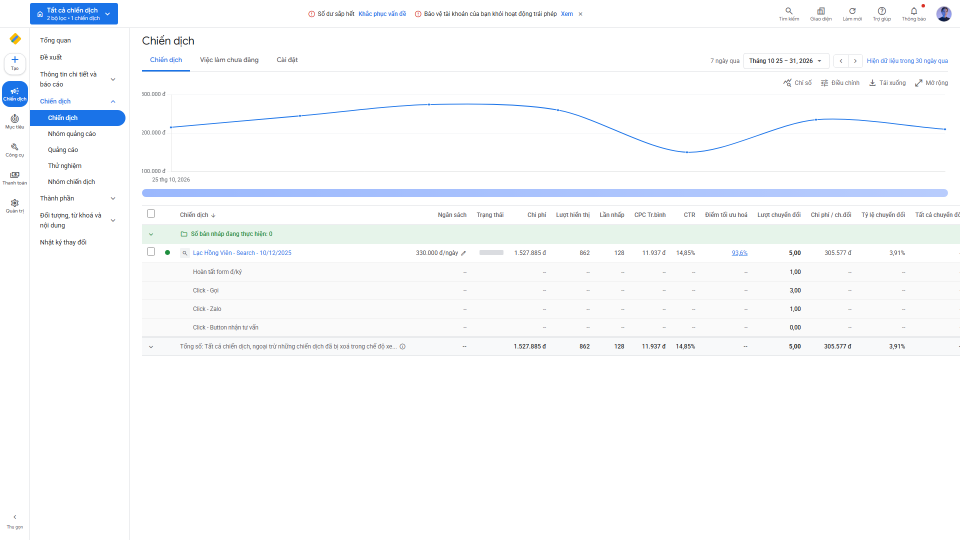
#> input picture _Luu_Tru_Ky_Thuat/02_Screenshots_Debug_Va_Khao_Sat/clone_screenshot.png, 1920 x 1080 px, found by its file name (shown at 1/2 size)
$ python compare_side_by_side.py
#> lines starting #> are read from the running program, lines starting #| are printed output that depends on the picture
from PIL import Image

im_clone = Image.open(r"_Luu_Tru_Ky_Thuat\02_Screenshots_Debug_Va_Khao_Sat\clone_screenshot.png")
#> im_clone is the input picture: PIL image 1920x1080 RGB; mean R, G, B 248.4, 250, 251.6
im_target = Image.open(r"C:\Users\ADMIN\.gemini\antigravity\brain\38c1b87a-0391-4409-94c9-3e9563c23cb2\.user_uploaded\media_1793516369190_2addd489.png")
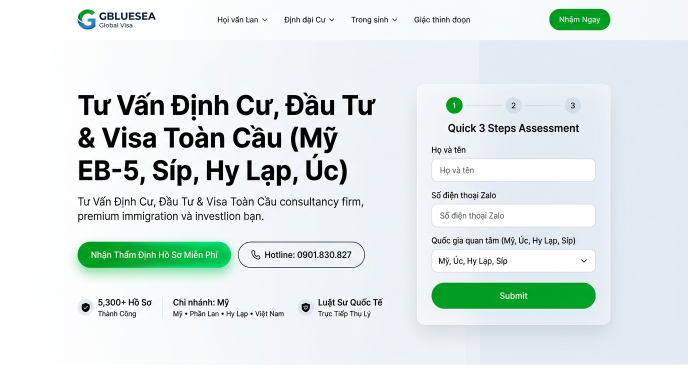
#> input picture Bang_Chung_Hinh_Anh/phuong_an_mau_desktop_hero.jpg, 1376 x 768 px, given in place of media_1793516369190_2addd489.png, which was not available (shown at 1/2 size)
#> im_target is the input picture: PIL image 1376x768 RGB; mean R, G, B 223.1, 232.4, 231.5

# Resize target to width 1920 keeping aspect ratio
w_target, h_target = im_target.size
#> w_target = 1376; h_target = 768
scale = 1920 / w_target
#> scale = 1.4
h_scaled = int(h_target * scale)
#> h_scaled = 1071
im_target_scaled = im_target.resize((1920, h_scaled), Image.Resampling.LANCZOS)
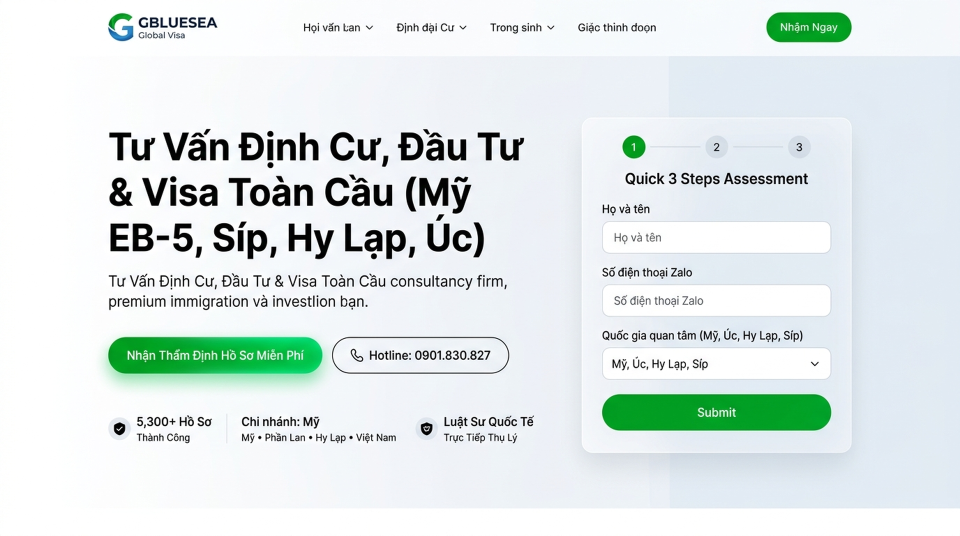
#> im_target_scaled: PIL image 1920x1071 RGB (shown at 1/2 size); mean R, G, B 223.1, 232.4, 231.5

# Create side-by-side comparison image
canvas = Image.new("RGB", (1920, h_scaled + 1080), (255, 255, 255))
#> canvas: PIL image 1920x2151 RGB; every value is 255
canvas.paste(im_target_scaled, (0, 0))
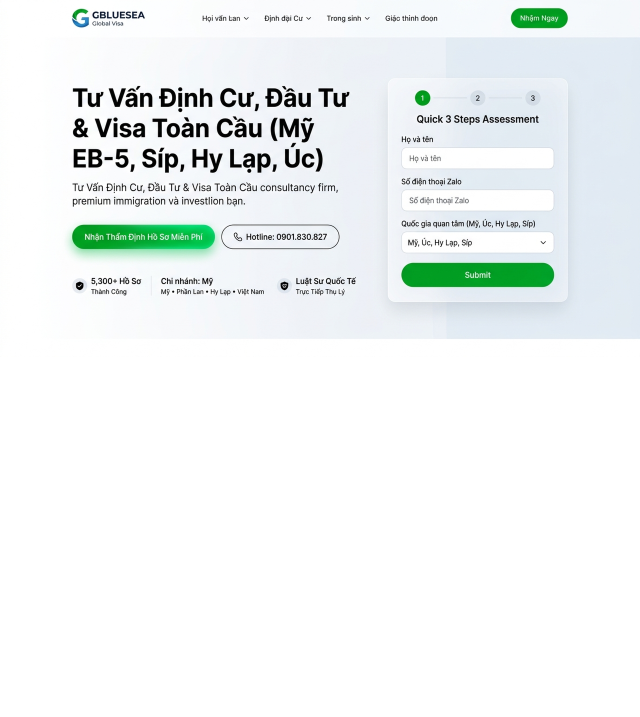
#> canvas: PIL image 1920x2151 RGB (shown at 1/3 size); mean R, G, B 239.1, 243.7, 243.3
canvas.paste(im_clone, (0, h_scaled))
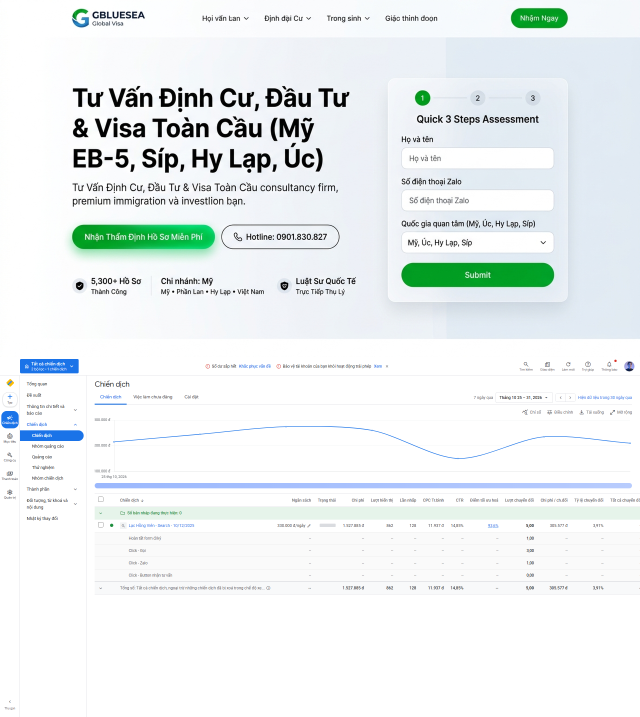
#> canvas: PIL image 1920x2151 RGB (shown at 1/3 size); mean R, G, B 235.8, 241.2, 241.6

out_cmp = r"_Luu_Tru_Ky_Thuat\02_Screenshots_Debug_Va_Khao_Sat\side_by_side_comparison.png"
canvas.save(out_cmp)
print(f"Side-by-side comparison saved to: {out_cmp}")
